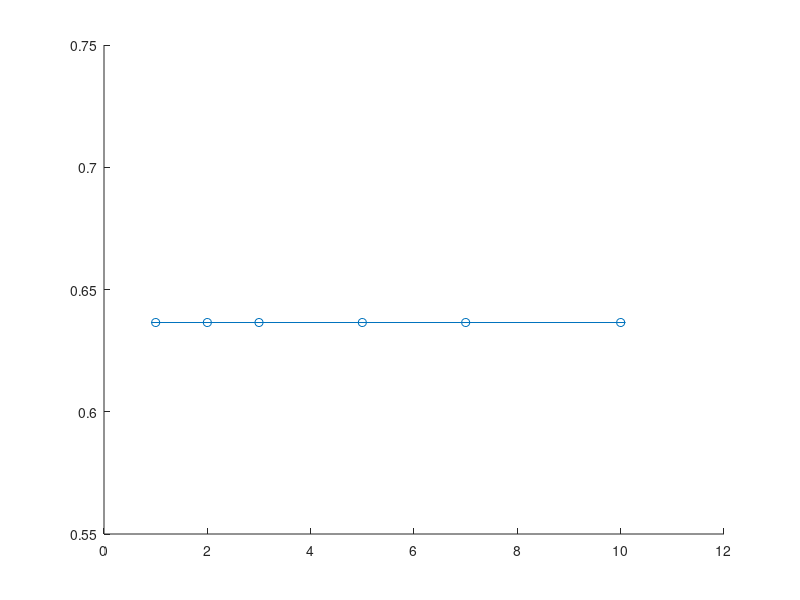

Write the MATLAB code that produced this figure. (Note: this script raises an error after producing the figure.)
%% Line+sd graphs
% Data
theta0 = [1,2,3,5,7,10];
lqr_mean = [0.6365, 0.6365, 0.6365, 0.6365, 0.6365, 0.6365]; %peaktau_lqr
lqr_sd = [0.00, 0.00, 0.00, 0.00, 0.00, 0.00]; % LQR Standard deviation
pid_mean = [0.200, 0.189, 0.185, 0.196, 0.178, 0.194];
pid_sd = [0.016, 0.021, 0.025, 0.019, 0.009, 0.021];

%graphs
figure;
errorbar(theta0, lqr_mean, lqr_sd, '-o', 'Color', [0.09 0.37 0.65], 'LineWidth', 1.5, 'MarkerFaceColor',[0.09 0.37 0.65]);
hold on;
errorbar(theta0, pid_mean, pid_sd, '-o', 'Color', [0.85 0.35 0.19], 'LineWidth', 1.5, 'MarkerFaceColor',[0.85 0.35 0.19]);

% axes and labels
xlabel('\theta_0 (deg)');
ylabel('Peak{\tau}(N.m)');
title('Test B: Peak{\tau} by Initial Sweep Angle');
legend('LQR', 'PID', 'Location', 'best');
grid on;
